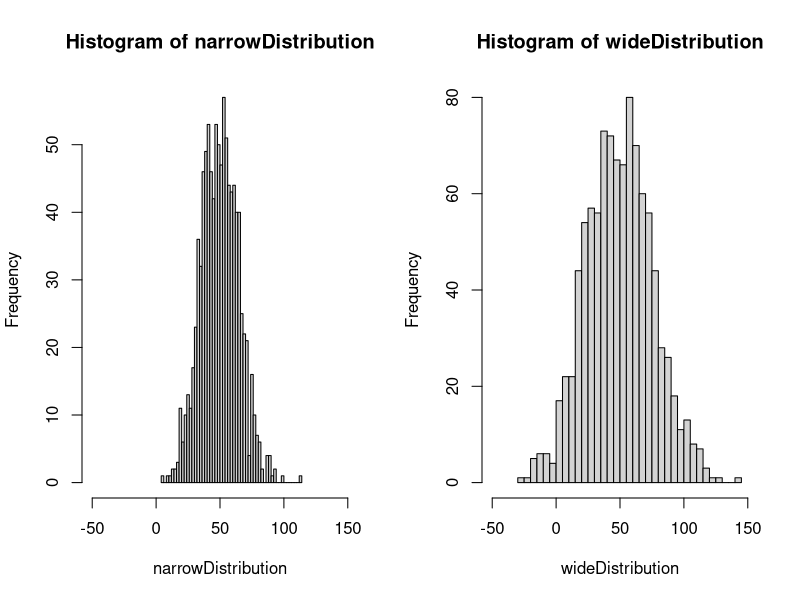

Write R code to recreate this figure.
# generate a vector of 5 normally distributed random variables with mean=10 and sd=2
five <- rnorm(5, mean = 10, sd = 2)
print(five)
##########################################

# generate a vector of 1000 normally distributed 
# random variables with mean=50 and sd=15
narrowDistribution <- rnorm(1000, mean = 50, sd = 15)

# generate a vector of 1000 normally distributed 
# random variables with mean=50 and sd=25
wideDistribution <- rnorm(1000, mean = 50, sd = 25)

# generate two histograms to view these two distributions side by side,
# specify 50 bars in histogram and x-axis limits of -50 to 150
par(mfrow=c(1,2))
hist(narrowDistribution, breaks=50, xlim=c(-50, 150))
hist(wideDistribution, breaks=50, xlim=c(-50, 150))
